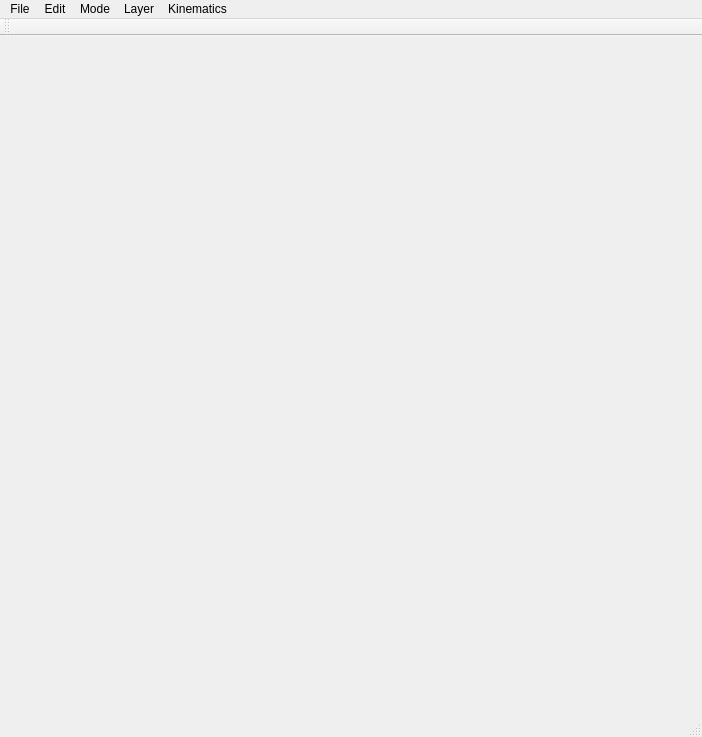
<?xml version="1.0" encoding="UTF-8"?>
<ui version="4.0">
 <class>MainWindowClass</class>
 <widget class="QMainWindow" name="MainWindowClass">
  <property name="geometry">
   <rect>
    <x>0</x>
    <y>0</y>
    <width>702</width>
    <height>737</height>
   </rect>
  </property>
  <property name="windowTitle">
   <string>Dynamic Object Design</string>
  </property>
  <widget class="QWidget" name="centralWidget"/>
  <widget class="QMenuBar" name="menuBar">
   <property name="geometry">
    <rect>
     <x>0</x>
     <y>0</y>
     <width>702</width>
     <height>21</height>
    </rect>
   </property>
   <widget class="QMenu" name="menuFile">
    <property name="title">
     <string>File</string>
    </property>
    <addaction name="actionNew"/>
    <addaction name="actionOpen"/>
    <addaction name="actionSave"/>
    <addaction name="separator"/>
    <addaction name="actionExit"/>
   </widget>
   <widget class="QMenu" name="menuTool">
    <property name="title">
     <string>Kinematics</string>
    </property>
    <addaction name="actionCalculateSolution4RLinkage"/>
    <addaction name="actionCalculateSolutionSliderCrank"/>
    <addaction name="actionCalculateSolutionWattI"/>
    <addaction name="separator"/>
    <addaction name="actionRun"/>
    <addaction name="actionRunBackward"/>
    <addaction name="actionStop"/>
    <addaction name="separator"/>
    <addaction name="actionStepForward"/>
    <addaction name="actionStepBackward"/>
    <addaction name="separator"/>
    <addaction name="actionCollisionCheck"/>
   </widget>
   <widget class="QMenu" name="menuMode">
    <property name="title">
     <string>Mode</string>
    </property>
    <addaction name="actionSelect"/>
    <addaction name="actionRectangle"/>
    <addaction name="actionCircle"/>
    <addaction name="actionPolygon"/>
    <addaction name="separator"/>
    <addaction name="actionLinkageRegion"/>
    <addaction name="separator"/>
    <addaction name="actionKinematics"/>
   </widget>
   <widget class="QMenu" name="menuLayer">
    <property name="title">
     <string>Layer</string>
    </property>
    <addaction name="actionAddLayer"/>
    <addaction name="actionInsertLayer"/>
    <addaction name="actionDeleteLayer"/>
    <addaction name="separator"/>
   </widget>
   <widget class="QMenu" name="menuEdit">
    <property name="title">
     <string>Edit</string>
    </property>
    <addaction name="actionUndo"/>
    <addaction name="actionRedo"/>
    <addaction name="separator"/>
    <addaction name="actionCopy"/>
    <addaction name="actionPaste"/>
    <addaction name="separator"/>
    <addaction name="actionDelete"/>
    <addaction name="actionSelectAll"/>
    <addaction name="separator"/>
    <addaction name="actionCircularRepeat"/>
   </widget>
   <addaction name="menuFile"/>
   <addaction name="menuEdit"/>
   <addaction name="menuMode"/>
   <addaction name="menuLayer"/>
   <addaction name="menuTool"/>
  </widget>
  <widget class="QToolBar" name="mainToolBar">
   <attribute name="toolBarArea">
    <enum>TopToolBarArea</enum>
   </attribute>
   <attribute name="toolBarBreak">
    <bool>false</bool>
   </attribute>
  </widget>
  <widget class="QStatusBar" name="statusBar"/>
  <action name="actionExit">
   <property name="text">
    <string>Exit</string>
   </property>
  </action>
  <action name="actionRun">
   <property name="text">
    <string>Run</string>
   </property>
  </action>
  <action name="actionStop">
   <property name="text">
    <string>Stop</string>
   </property>
  </action>
  <action name="actionStepForward">
   <property name="text">
    <string>Step Forward</string>
   </property>
   <property name="shortcut">
    <string>Right</string>
   </property>
  </action>
  <action name="actionStepBackward">
   <property name="text">
    <string>Step Backward</string>
   </property>
   <property name="shortcut">
    <string>Left</string>
   </property>
  </action>
  <action name="actionOpen">
   <property name="text">
    <string>Open</string>
   </property>
   <property name="shortcut">
    <string>Ctrl+O</string>
   </property>
  </action>
  <action name="actionShowCenterPointCurve">
   <property name="checkable">
    <bool>true</bool>
   </property>
   <property name="text">
    <string>Show Center Point Curve</string>
   </property>
  </action>
  <action name="actionShowCirclePointCurve">
   <property name="checkable">
    <bool>true</bool>
   </property>
   <property name="text">
    <string>Show Circle Point Curve</string>
   </property>
  </action>
  <action name="actionSelect">
   <property name="checkable">
    <bool>true</bool>
   </property>
   <property name="text">
    <string>Select</string>
   </property>
  </action>
  <action name="actionRectangle">
   <property name="checkable">
    <bool>true</bool>
   </property>
   <property name="text">
    <string>Rectangle</string>
   </property>
  </action>
  <action name="actionPolygon">
   <property name="checkable">
    <bool>true</bool>
   </property>
   <property name="text">
    <string>Polygon</string>
   </property>
  </action>
  <action name="actionLayer1">
   <property name="checkable">
    <bool>true</bool>
   </property>
   <property name="text">
    <string>Layer 1</string>
   </property>
  </action>
  <action name="actionLayer2">
   <property name="checkable">
    <bool>true</bool>
   </property>
   <property name="text">
    <string>Layer 2</string>
   </property>
  </action>
  <action name="actionNew">
   <property name="text">
    <string>New</string>
   </property>
   <property name="shortcut">
    <string>Ctrl+N</string>
   </property>
  </action>
  <action name="actionSave">
   <property name="text">
    <string>Save</string>
   </property>
   <property name="shortcut">
    <string>Ctrl+S</string>
   </property>
  </action>
  <action name="actionKinematics">
   <property name="checkable">
    <bool>true</bool>
   </property>
   <property name="text">
    <string>Kinematics</string>
   </property>
  </action>
  <action name="actionLayer3">
   <property name="checkable">
    <bool>true</bool>
   </property>
   <property name="text">
    <string>Layer 3</string>
   </property>
  </action>
  <action name="actionCalculateSolution4RLinkage">
   <property name="text">
    <string>Calculate Solution for 4R Linkage</string>
   </property>
  </action>
  <action name="actionCollisionCheck">
   <property name="checkable">
    <bool>true</bool>
   </property>
   <property name="text">
    <string>Collision Check</string>
   </property>
  </action>
  <action name="actionUndo">
   <property name="text">
    <string>Undo</string>
   </property>
   <property name="shortcut">
    <string>Ctrl+Z</string>
   </property>
  </action>
  <action name="actionRedo">
   <property name="text">
    <string>Redo</string>
   </property>
   <property name="shortcut">
    <string>Ctrl+Y</string>
   </property>
  </action>
  <action name="actionCopy">
   <property name="text">
    <string>Copy</string>
   </property>
   <property name="shortcut">
    <string>Ctrl+C</string>
   </property>
  </action>
  <action name="actionPaste">
   <property name="text">
    <string>Paste</string>
   </property>
   <property name="shortcut">
    <string>Ctrl+V</string>
   </property>
  </action>
  <action name="actionDelete">
   <property name="text">
    <string>Delete</string>
   </property>
   <property name="shortcut">
    <string>Del</string>
   </property>
  </action>
  <action name="actionSelectAll">
   <property name="text">
    <string>Select All</string>
   </property>
   <property name="shortcut">
    <string>Ctrl+A</string>
   </property>
  </action>
  <action name="actionRunBackward">
   <property name="text">
    <string>Run Backward</string>
   </property>
  </action>
  <action name="actionCircle">
   <property name="checkable">
    <bool>true</bool>
   </property>
   <property name="text">
    <string>Circle</string>
   </property>
  </action>
  <action name="actionOptions">
   <property name="text">
    <string>Options</string>
   </property>
  </action>
  <action name="actionLinkageRegion">
   <property name="checkable">
    <bool>true</bool>
   </property>
   <property name="text">
    <string>Linkage Region</string>
   </property>
  </action>
  <action name="actionLinkageAvoidance">
   <property name="checkable">
    <bool>true</bool>
   </property>
   <property name="text">
    <string>Linkage Avoidance</string>
   </property>
  </action>
  <action name="actionCircularRepeat">
   <property name="text">
    <string>Circular Repeat</string>
   </property>
  </action>
  <action name="actionCalculateSolutionSliderCrank">
   <property name="text">
    <string>Calculate Solutions for Slider Crank</string>
   </property>
  </action>
  <action name="actionAddLayer">
   <property name="text">
    <string>Add Layer</string>
   </property>
  </action>
  <action name="actionInsertLayer">
   <property name="text">
    <string>Insert Layer</string>
   </property>
  </action>
  <action name="actionDebug">
   <property name="text">
    <string>Debug</string>
   </property>
  </action>
  <action name="actionDeleteLayer">
   <property name="text">
    <string>Delete Layer</string>
   </property>
  </action>
  <action name="actionCalculateSolutionWattI">
   <property name="text">
    <string>Calculate Solutions for Watt I</string>
   </property>
  </action>
  <action name="actionTest">
   <property name="text">
    <string>Test</string>
   </property>
  </action>
 </widget>
 <layoutdefault spacing="6" margin="11"/>
 <resources>
  <include location="MainWindow.qrc"/>
 </resources>
 <connections/>
</ui>
